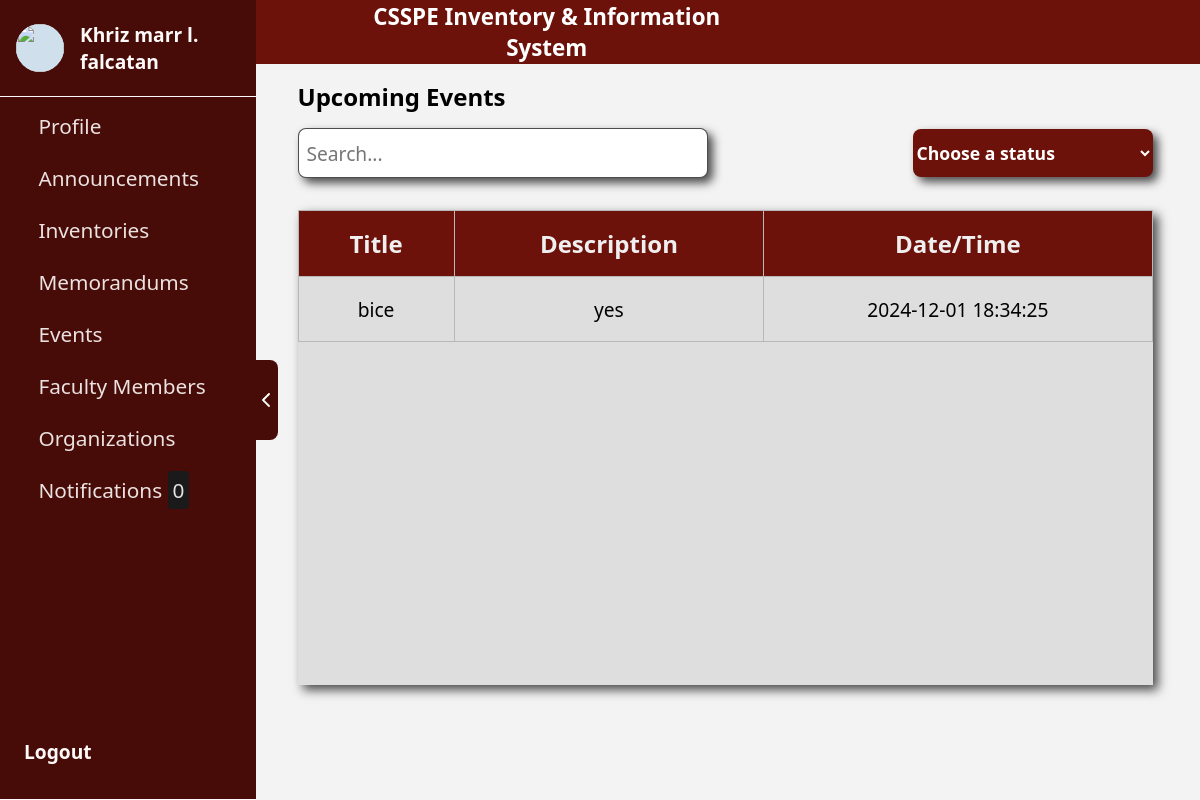
The app's page /homePage/events.php (signed in), older data.
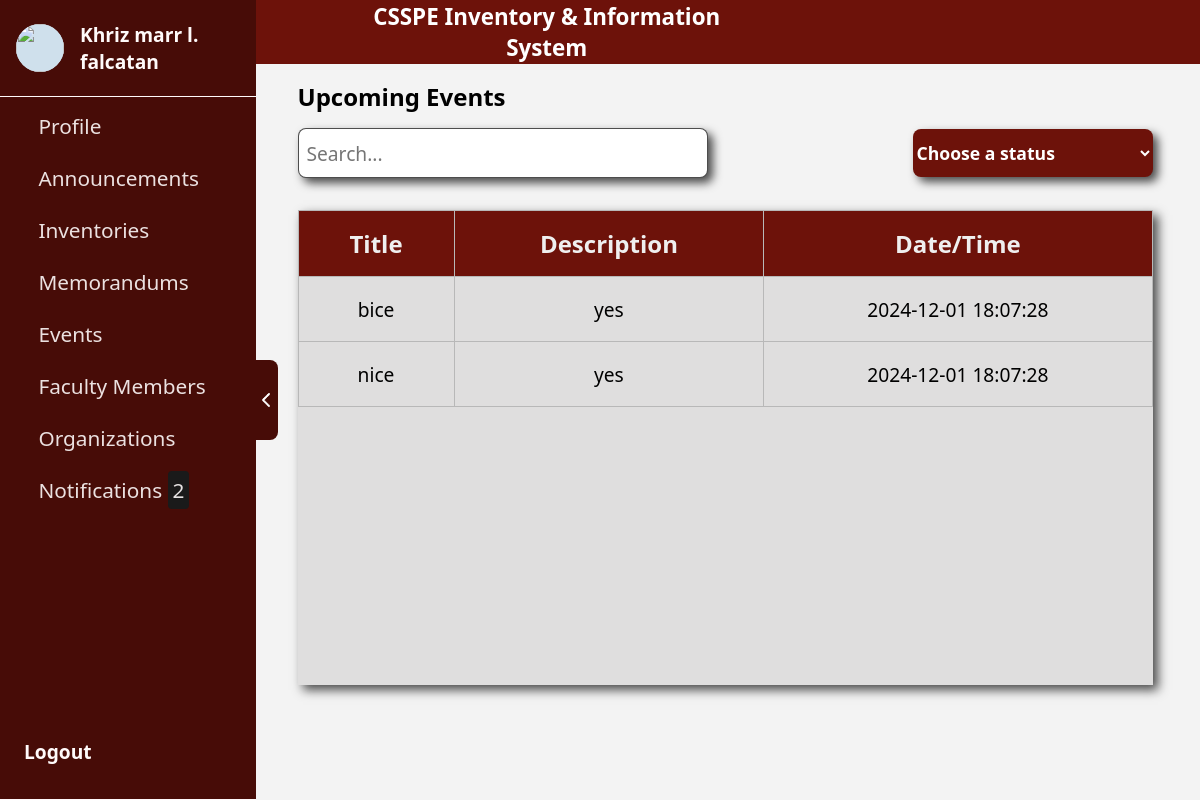
The same page, newer data.
### tables this page shows
CREATE TABLE `events` (
  `id` int(11) NOT NULL,
  `title` varchar(255) NOT NULL,
  `description` text NOT NULL,
  `date_uploaded_at` datetime DEFAULT current_timestamp()
);

### homePage/events.php (the view, shortened to what the changed rows need)
<?php
require_once '../conn/conn.php';
$query = "SELECT * FROM events";
$result = mysqli_query($conn, $query);
$query_notifications = "SELECT COUNT(*) AS notification_count FROM notifications WHERE is_read = 0";
$result_notifications = mysqli_query($conn, $query_notifications);
$notificationCount = 0;
if ($result_notifications && $row_notifications = mysqli_fetch_assoc($result_notifications)) {
    $notificationCount = $row_notifications['notification_count'];
}
?>
<!DOCTYPE html>
<html lang="en">
<head>
    <link rel="stylesheet" href="../assets/css/events.css">
    <link rel="stylesheet" href="../assets/css/sidebar.css">
</head>
<body>
    <div class="body">
        <div class="sidebar">
            <div class="userContainer">
                <div class="navContainer">
                    <div class="subNavContainer">
                        <a href="../homePage/notification.php">
                            <div class="buttonContainer1">
                                <div class="nameOfIconContainer">
                                    <p>
                                        Notifications
                                        <span style="background-color:#1a1a1a; padding:5px; border-radius:4px;">
                                            <?php echo $notificationCount; ?>
                                        </span>
                                    </p>
                                </div>
                            </div>
                        </a>
                    </div>
                </div>
            </div>
        </div>
        <div class="mainContainer" style="margin-left: 250px;">
            <div class="container">
                <div class="tableContainer" style="height:475px">
                    <table>
                        <thead>
                            <tr>
                                <th>Title</th>
                                <th>Description</th>
                                <th>Date/Time</th>
                            </tr>
                        </thead>
                        <?php while ($row = mysqli_fetch_assoc($result)): ?>
                        <tbody>
                            <tr>
                                <td><?php echo htmlspecialchars($row['title']); ?></td>
                                <td><?php echo htmlspecialchars($row['description']); ?></td>
                                <td><?php echo htmlspecialchars($row['date_uploaded_at']); ?></td>
                            </tr>
                        </tbody>
                        <?php endwhile; ?>
                    </table>
                </div>
            </div>
        </div>
    </div>
</body>
</html>

Row changes from the older to the newer data that the page shows:
changed events "bice": date_uploaded_at "2024-12-01 18:34:25" → "2024-12-01 18:07:28"
added events: title "nice", description "yes", date_uploaded_at "2024-12-01 18:07:28"
Text that changed along with them:
$notificationCount: "0" → "2"
